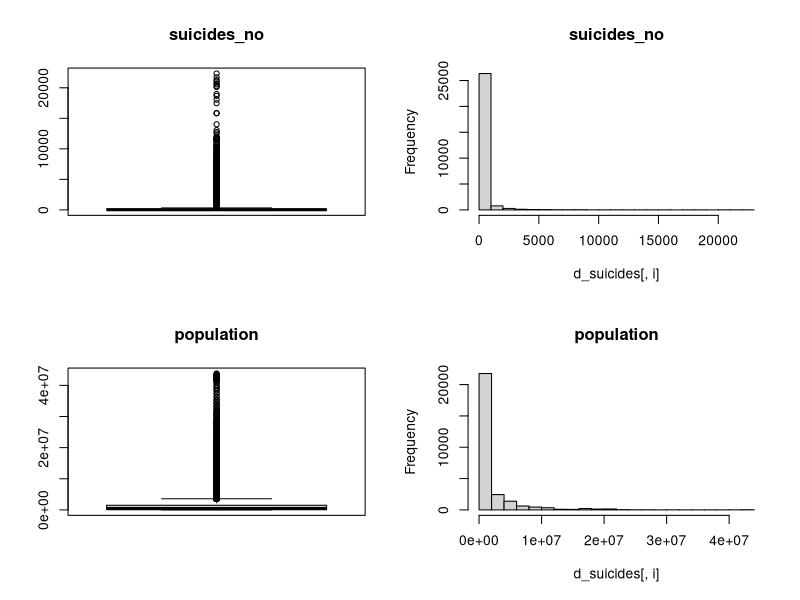
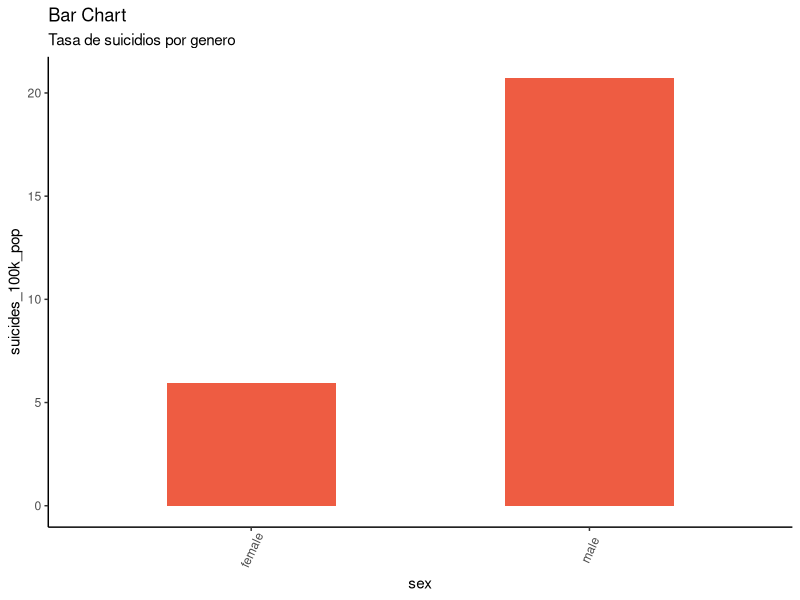
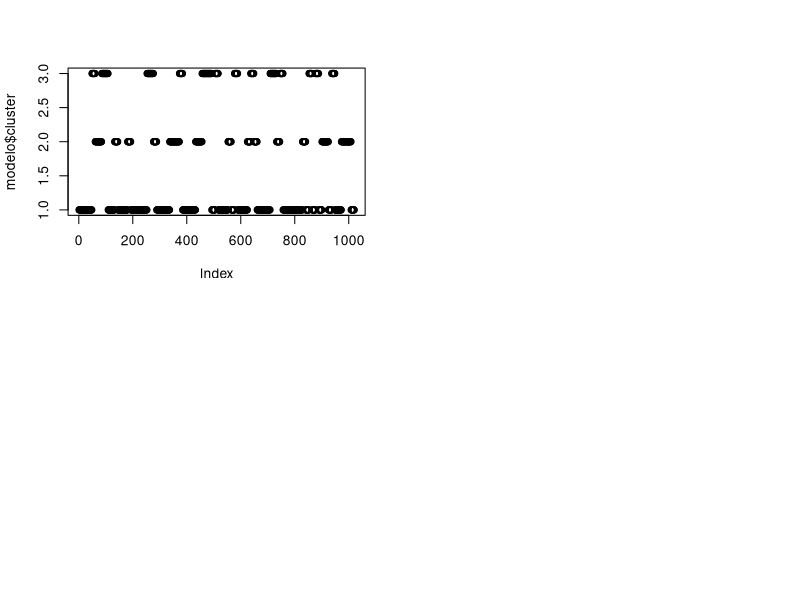
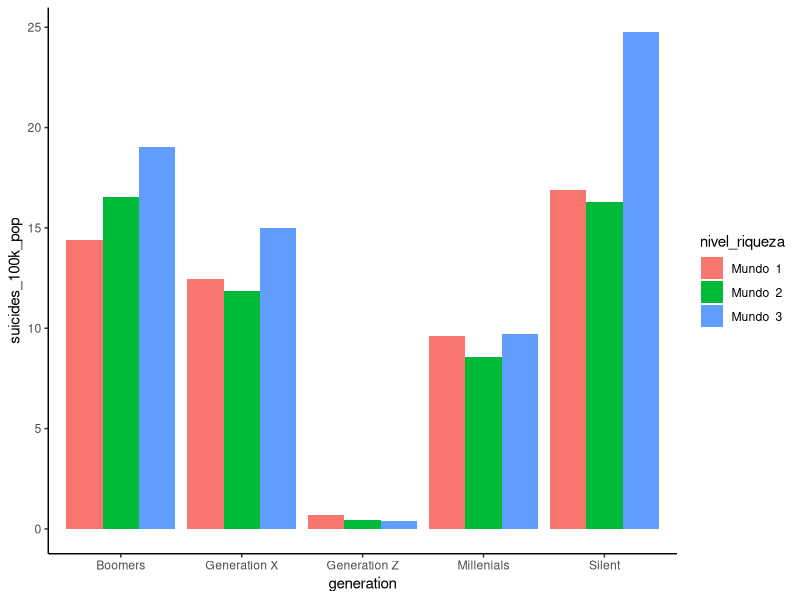
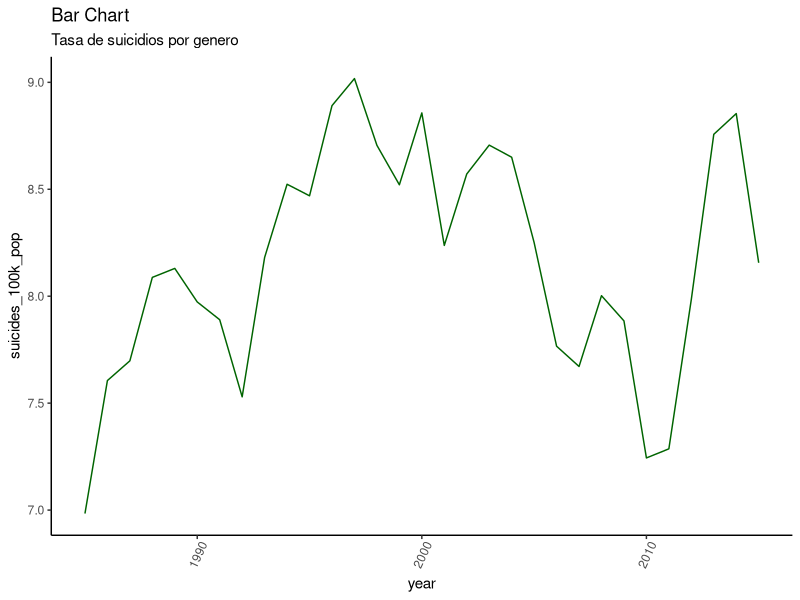
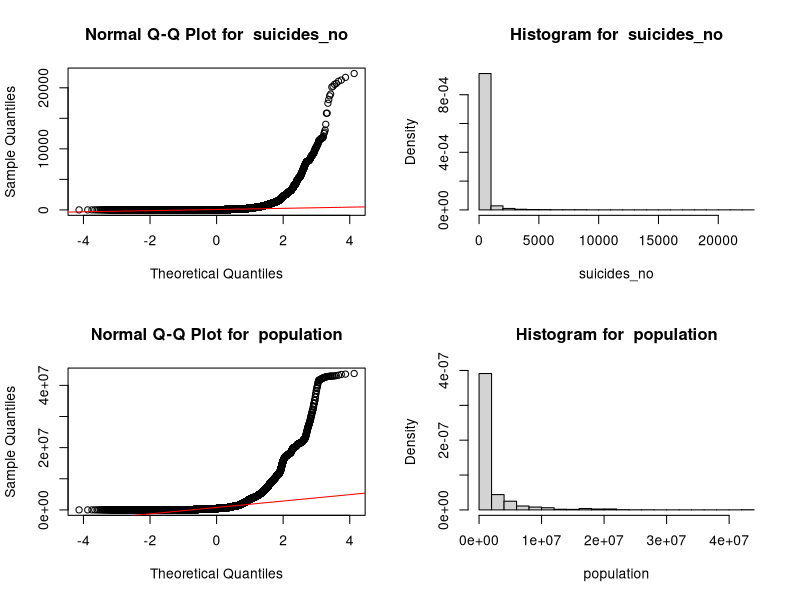

Write R code to recreate these figures, in order.
# Tipología y ciclo de vida de los datos - Práctica 2
# Autores: Gabriel Paladines y Jaime Pardo
# Dataset: https://www.kaggle.com/rushirdx/suicide-rates-from-1986-to-2016/data
library(dplyr)
library(knitr)
library(ggplot2)
library(stats)

# 1 DESCRIPCIÓN DEL DATASET
# ¿Por qué es importante y qué pregunta/problema pretende responder?
# Este dataset contiene diversos parámetros con los que se puede establecer correlación/causalidad con el suicidio. 
# Pretende responder a preguntar del tipo: ¿el suicidio afecta más a los hombres o a las mujeres? 
# ¿tiene más impacto entre personas de una determinada edad o generación?
# ¿cómo influye el nuvel de riqueza del país en el que viven?

# Lectura de datos
data <- read.csv("../data/suicide.csv", header = TRUE, sep = ",", quote="\"", dec=".",fill = TRUE)
dim(data) 
# Tenemos 27820 observaciones y un total de 12 variables. Entre otras:
# La variable sex tiene dos clases: female y male, ambas con la misma cantidad de registros.
# La variable age tiene 6 clases, todas ellas con la misma cantidad de registros.
# La variable generation tiene 6 clases con diferente cantidad de registros.
summary(data)
# Tipos de datos
str(data)
res <- sapply(data,class)
kable(data.frame(variables=names(res),clase=as.vector(res)))


# 2 INTEGRACIÓN Y SELECCIÓN DE LOS DATOS DE INTERÉS A ANALIZAR

# Eliminar columnas
# HDI.for.year tiene demasiados vacíos y country.year es un campo derivado
d_suicides <- select(data, -HDI.for.year, -country.year)
str(d_suicides)


# 3 LIMPIEZA DE LOS DATOS

# 3.1 ¿Los datos contienen ceros o elementos vacíos? ¿Cómo gestionarías cada uno de estos casos?
# Suicides y Suicides/100kpop tienen ceros, pero son valores correctos y no requieren una gestión especial
# HDI.for.year contiene un 70% de vacíos. Es difícil completar con valores fiables, por ello se decide descartarlo.
colSums(is.na(d_suicides))
colSums(d_suicides=="")
colSums(d_suicides=="0")

# 3.2 Identificación y tratamiento de valores extremos

# Análisis mediante diagramas de cajas e histogramas
par(mfrow=c(2,2))
cols <- c("suicides_no","population")
for(i in cols) {
  if (is.integer(d_suicides[,i])){
    boxplot(d_suicides[,i], main = i, width = 100)
    hist(d_suicides[,i], main = i)
  }
}

# Por la naturaleza de las variables population y suicides, no siguen una distribución normal.

par(mfrow=c(2,2))
cols <- c("sex","age","generation")
for (i in cols){
  if (is.factor(d_suicides[,i])){
    counts <- table(d_suicides[,i])
    barplot(counts,main=paste("Distribution of ", i), 
            xlab=i)
  }
}


# 4 ANÁLISIS DE LOS DATOS

# 4.1 Selección de los grupos de datos que se quieren analizar/comparar

# CASO 1: ¿Es mayor la tasa de suicidios en hombres que en mujeres (en función del porcentaje de población)?
# Seleccionamos atributos: sex, suicides_no, population.
# Calculamos la tasa de suicidios por sexo.
# Representamos gráficamente una comparativa entre la tasa de suicidios de hombres y mujeres.

df  <- d_suicides %>% select(sex, suicides_no, population)
df[2:3] <- lapply(df[2:3], as.numeric)
report <- df %>%
  group_by(sex) %>%
  summarise_all(funs(sum)) %>%
  mutate(suicides_100k_pop = suicides_no / population * 100000)
report
theme_set(theme_classic())
g <- ggplot(report, aes(sex,suicides_100k_pop))
g + geom_bar(stat="identity", width = 0.5, fill="tomato2") + 
  labs(title="Bar Chart", 
       subtitle="Tasa de suicidios por genero") +
  theme(axis.text.x = element_text(angle=65, vjust=0.6))

# Porcentaje suicidios hombres y mujeres respectivamente:

#percent_male = rate_male / (rate_male + rate_female)
#percent_female = rate_female / (rate_male + rate_female)
#percent_male
#percent_female

# Conclusión: la tasa de suicidios en hombres es mayor que en mujeres, más del triple (20.7 vs. 5.94).
# En total representan el 77,7% de los suicidios.


# CASO 2: ¿Qué generación tiene mayor tasa de suicidios según el nivel de riqueza de su país en 2008 (crisis económica mundial?
# Clasificamos los países según el producto interior bruto (gdp_per_capita) para el 2008.
# Calculamos la tasa de suicidios por generación / nivel de riqueza.
# Comparamos por generación y tasa de suicidios para el año 2008.

# Empezamos clasificando los países en 3 niveles de riqueza, mediante el algoritmo k-means.
# Se genera la columna nivel_riqueza (1=Segundo mundo; 2=Tercer; 3=Primer)
# Atributos: suicides_no, population, generation, gdp_per_capita...., country, year

suicides_2008 <- filter(d_suicides, year=='2008')

modelo <- kmeans(suicides_2008$gdp_per_capita...., centers = 3)
modelo
modelo$cluster
plot(modelo$cluster)

suicides_2008$nivel_riqueza <- modelo$cluster
head(suicides_2008)

total <- tibble()

for (idx in (1:3)) {
  suicides_2008_riqueza <- filter(suicides_2008, nivel_riqueza==idx)
  df  <- suicides_2008_riqueza %>% select(generation, suicides_no, population)
  
  df[2:3] <- lapply(df[2:3], as.numeric)
  report <- df %>%
    group_by(generation) %>%
    summarise_all(funs(sum)) %>%
    mutate(suicides_100k_pop = suicides_no / population * 100000) %>%
    mutate(nivel_riqueza= paste("Mundo ", idx))
  
  print(paste("Nivel de Riqueza ", idx))
  print(report)
  total <- rbind(total, report)
}

total

g <- ggplot(total, aes(fill=nivel_riqueza,y=suicides_100k_pop,x=generation))
g + geom_bar(position="dodge", stat="identity")

# CASO 3: ¿Cómo ha evolucionado la tasa de suicidios desde 1985 en España? 
# Atributos: suicides_no, population, year, country=Spain  
# Creamos una columna que sume el número de suicidios por año (para cada año existen 12 registros, 2 sex x 6 age).
# Creamos una columna que sume la población por año.
# Calculamos la tasa de suicidios por año.
# Graficamos para identificar picos o valores altos.

suicides_spain <- select(data, country, year, suicides_no, population)
suicides_spain <- filter(d_suicides, country=='Spain')
df  <- suicides_spain %>% select(year, suicides_no, population)
df[2:3] <- lapply(df[2:3], as.numeric)
report <- df %>%
  group_by(year) %>%
  summarise_all(funs(sum)) %>%
  mutate(suicides_100k_pop = suicides_no / population * 100000)
report

g <- ggplot(report, aes(year,suicides_100k_pop))
g + geom_line(stat="identity", color="darkgreen") + 
  labs(title="Bar Chart", 
       subtitle="Tasa de suicidios por genero") +
  theme(axis.text.x = element_text(angle=65, vjust=0.6))

# 4.2 Comprobación de la normalidad y homogeneidad de la varianza

# Análisis de normalidad

par(mfrow=c(2,2))
cols <- c("suicides_no", "population")
for (i in cols){
  qqnorm(d_suicides[,i],main = paste("Normal Q-Q Plot for ", i))
  qqline(d_suicides[,i],col="red")
  hist(d_suicides[,i], 
       main=paste("Histogram for ", i), 
       xlab=i, freq = FALSE)
}
# Se concluye que no son variables normales.
# Análisis de homogeneidad de la varianza: no aplica.

# 4.3 Aplicación de pruebas estadisticas para comparar los grupos de datos


# 5 REPRESENTACIÓN DE LOS RESULTADOS A PARTIR DE TABLAS Y GRÁFICAS


# 6 RESOLUCIÓN DEL PROBLEMA
# A partir de los resultados obtenidos, ¿cuáles son las conclusiones? ¿los resultados permiten responder al problema?


# 7 CÓDIGO

#  Se adjunta el código 
